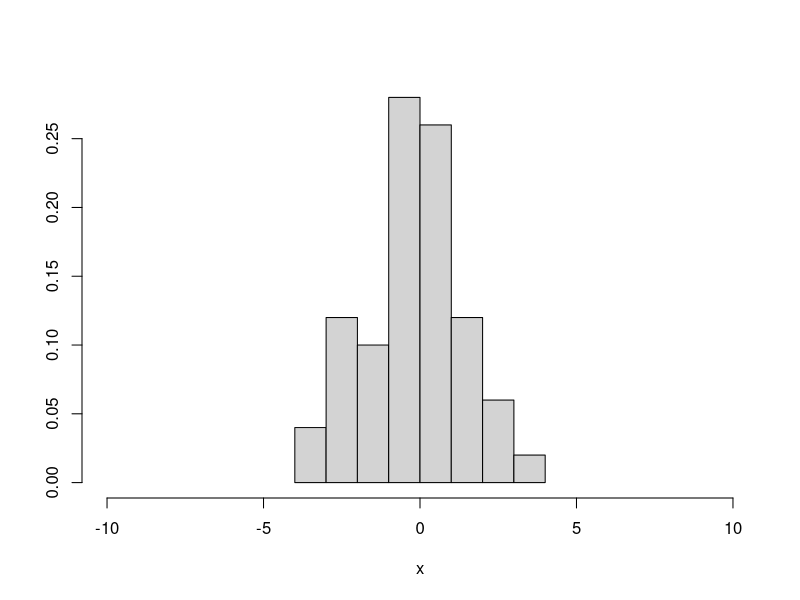

Source code (R): (Note: this script raises an error after producing the figure.)
# ---
#   title: "MLE"
# author: "Tushar Chitnavis"
# date: "2023-09-30"
# output: html_document
# ---
#   
#   ```{r setup, include=FALSE}
# knitr::opts_chunk$set(echo = TRUE)
# ```
# 
# -----------------------------------------------------------------------------------------------------
#   
#   MLE for normal distribution
# (a) Generate 50 random numbers with set.seed(200) from the normal distribution with
# mu = 0 and sigma = 2.R coding only
# (b) Given this synthetic data in (a), estimate mu and sigma using the MLE. Use optim() or
# nlm() function. Check whether the estimated parameters are close to the actual
# ones. 
# (c) Repeat this exercise with 5000 generated numbers instead of 50 numbers with
# set.seed(200). What difference can you tell? 
#   5. Cross-validation for Normal and Gamma distribution.
# 
# ```{r}
set.seed(200)

#Generate 50 Random Numbers from a Normal Distribution:

# Actual parameters
actual_mu <- 0
actual_sigma <- 2

data_50 <- rnorm(50, mean = actual_mu, sd = actual_sigma)

#Plot histogram of Normal Distribution
hist(data_50, xlab = "x", ylab = "", main = "", freq = F, xlim = c(-10, 10))

# Initial parameter values for optimization

initial_params_50 <- c(mean(data_50), sd(data_50))
cat("Initial Parameters (mean and standard deviation) for 50 random numbers:",initial_params_50, "\n")

#Optimize for 50 Data Points:
likelihood_norm <- function(params, data) {
  mu <- params[1]
  sigma <- params[2]
  
  # Calculate the log-likelihood for each data point
  likelihood <- -dnorm(data, mean = mu, sd = sigma, log = TRUE)
  
  # Sum the log-likelihoods to get the total log-likelihood
  total_likelihood <- sum(likelihood)
  
  return(total_likelihood)
}

# Optimize the log-likelihood function
optim_result <- optim(par = initial_params_50, fn = likelihood_norm, data = data_50)

estimated_mu <- optim_result$par[1]
estimated_sigma <- optim_result$par[2]

cat("Actual μ:", actual_mu, "\n")
cat("Estimated μ for 50 random numbers:", estimated_mu, "\n")
cat("Actual σ:", actual_sigma, "\n")
cat("Estimated σ for 50 random numbers:", estimated_sigma, "\n")

set.seed(200)

#Repeat the exercise with 5000 generated numbers

data_5000 <- rnorm(5000, mean = actual_mu, sd = actual_sigma)

initial_params_5000 <- c(mean(data_5000), sd(data_5000))
cat("Initial Parameters (mean and standard deviation) for 5000 random numbers:",initial_params_5000, "\n")

# Optimize for 5000 data points
optim_result_5000 <- optim(par = initial_params_5000, fn = likelihood_norm, data = data_5000)

# Estimated parameters for 5000 data points
estimated_mu_5000 <- optim_result_5000$par[1]
estimated_sigma_5000 <- optim_result_5000$par[2]

# Print results
cat("Actual μ:", actual_mu, "\n")
print("Estimated μ for 5000 random numbers:", estimated_mu_5000, "\n")
cat("Actual σ:", actual_sigma, "\n")
cat("Estimated σ for 5000 random numbers:", estimated_sigma_5000, "\n")


# ```
# 
# 
# COMMENT:
#   
#   The closer the estimated parameters are to the actual parameters, the better the MLE performs.
# 
# After performing (b) It is observed from the above result that Estimated μ for 50 random numbers [-0.1611923] and Estimated σ for 50 random numbers[1.560582] are not close to actual values.
# 
# After performing (c) It is clear that Estimated μ for 5000 random numbers [0.01837722] and Estimated σ for 5000 random numbers [1.968205] are closer to actual values than the data set with 50 numbers.
# 
# Therefore, MLE with 5000 random numbers will perform better than the 50 random numbers.
# 
# -----------------------------------------------------------------------------------------------------
# 
#   
  
  
  